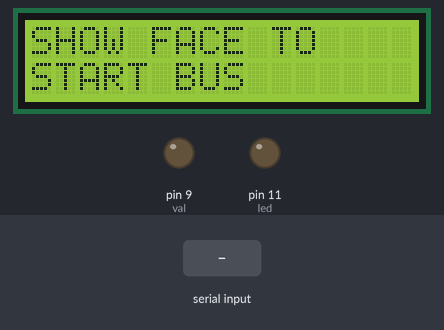
Recording of a sketch running on a simulated Arduino Uno, built with avr-gcc and run on an emulated ATmega328P. On the bench: 16×2 character LCD, output pins drawn as LEDs (lit = HIGH). The test bench sets the inputs (shaded band). What the sketch prints to the serial monitor is not drawn.

Above: at 1.2 s.
1.3 s: "1" received over Serial
At 2.8 s:
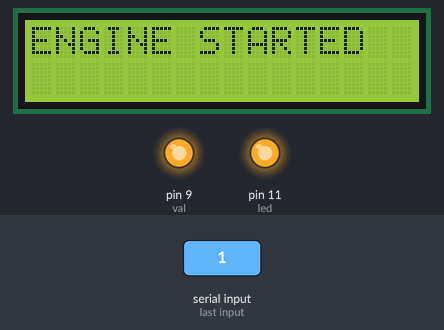
At 6.4 s:
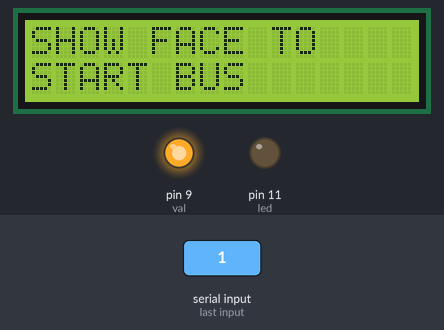
Timing chart, 0 to 7.9 s (numbered marks = the images above; inputs shaded):
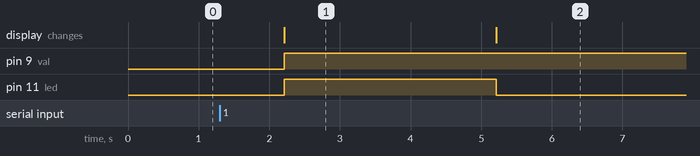

Measured:
- after the input at 1.3 s, pin 9 (val): LOW → HIGH after 0.91 s; pin 11 (led): LOW → HIGH after 0.91 s, → LOW 3.0 s later; the display: changes after 0.91 s (image 1)
- what the display in image 1 shows lasts 3.0 s, from 2.2 s to 5.2 s

The sketch:

facial_servo_controller.ino
```cpp
#include <LiquidCrystal.h>
#include <Servo.h>
#define gas_Pin 7

Servo myservo;
const int led = 11;
int data = 0;
int flag = 0;
// const int max_password = 4;
// char my_password[max_password] = "";
LiquidCrystal lcd(A4, A5, A3, A2, A1, A0);
// const byte rows=4;
// const byte cols=3;

int val= 9;

// byte rowPins[rows]={2,3,4,5};
// byte colPins[cols]={6,7,8};
int currentposition=0; //Position of LCD Cursor

int gas_value;

void setup()
{
  pinMode(led, OUTPUT);
  pinMode(val, OUTPUT);

  digitalWrite (led, LOW);
  digitalWrite (val, LOW);
  Serial.begin(9600);
  Serial.println("Connection Established!");
  DisplayScreen();
  lcd.begin(16,2);
}

void loop(){
  DisplayScreen();

  if(currentposition == 0){
    DisplayScreen();
  }

  if(Serial.available() > 0)
  {
    data = Serial.read();
  }

  if (flag == 0 && data == '1')
  {
    OpenDoor();
    flag = 1;
  }
  else if (data == '0')
  {
    digitalWrite (led, LOW);
    flag = 0;
  }


}

void DisplayScreen(){
  lcd.setCursor(0,0);
  lcd.println("SHOW FACE TO  ");
  lcd.setCursor(0,1);
  lcd.println("START BUS");
}

void OpenDoor(){

  delay(900);

  lcd.clear();
  lcd.setCursor(0,0);
  lcd.println("ENGINE STARTED ");

  digitalWrite (led, HIGH);
  digitalWrite (val, HIGH);

  delay(3000);

  digitalWrite(led, LOW);

}


void SerialFlush(){
  while(Serial.available() > 0){
    char t = Serial.read();
  }
}
```
